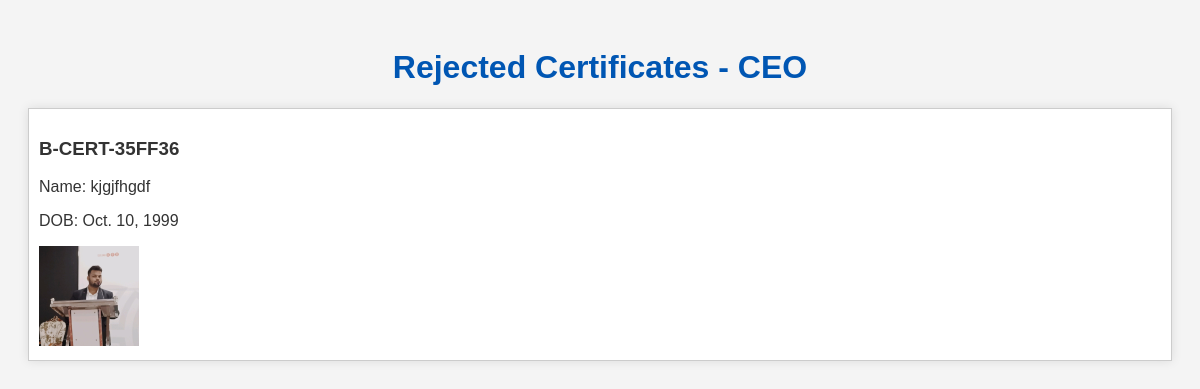
/rejected_certificates/ceo/, run on an earlier commit of the app's database.
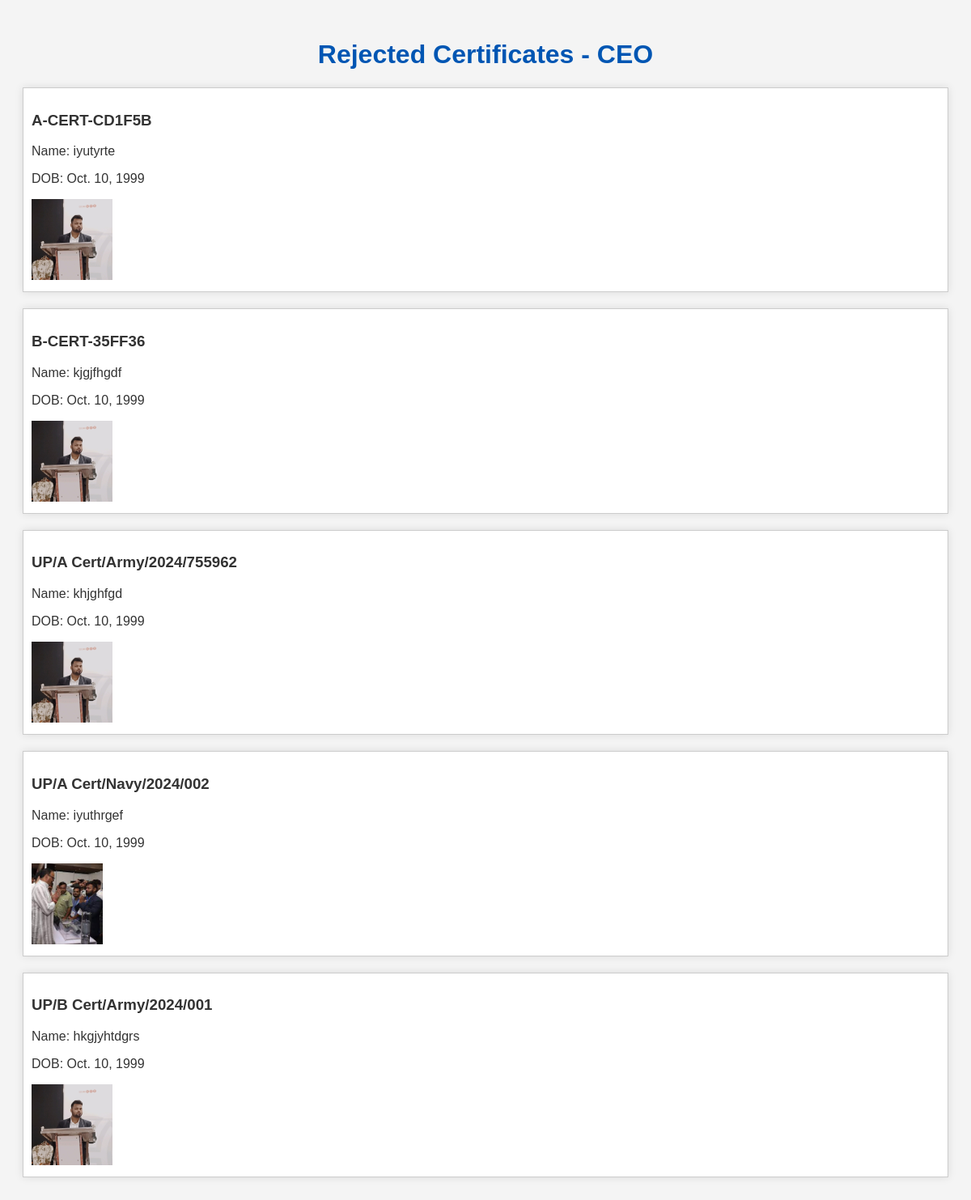
And on a later commit of the database.
### mainapp/models.py (models this page shows, shortened)
class Certificate(models.Model):
    CERTIFICATE_TYPE_CHOICES = [
        ('A_Army', 'A Army'),
        ('A_AirForce', 'A AirForce'),
        ('A_Navy', 'A Navy'),
        ('B_AirForce', 'B AirForce'),
        ('B_Army', 'B Army'),
        ('B_Navy', 'B Navy'),
        ('C_Army', 'C Army'),
    ]
    Name = models.CharField(max_length=100, null=True, blank=True)
    DOB = models.DateField(null=True, blank=True)
    Guardian = models.CharField(max_length=100, null=True, blank=True)
    CertificateType = models.CharField(max_length=20, choices=CERTIFICATE_TYPE_CHOICES, null=True, blank=True)
    CadetRank = models.CharField(max_length=20, null=True, blank=True)
    PassingYear = models.IntegerField(null=True, blank=True)
    Grade = models.CharField(max_length=10, null=True, blank=True)
    Unit = models.CharField(max_length=50, null=True, blank=True)
    Directorate = models.CharField(max_length=50, null=True, blank=True)
    Place = models.CharField(max_length=100, null=True, blank=True)
    Institute = models.CharField(max_length=100, null=True, blank=True)
    certificate_number = models.CharField(max_length=50, null=True, blank=True)
    serial_number = models.CharField(max_length=50, null=True, blank=True)
    user_image = models.ImageField(upload_to='media/', null=True, blank=True)
    qr_code = models.ImageField(upload_to='qr_codes/', blank=True)
    final_certificate = models.ImageField(upload_to='media/certificates/', null=True, blank=True)
    is_duplicate = models.BooleanField(default=False)
    reviewer_ceo = models.ForeignKey(settings.AUTH_USER_MODEL, related_name='ceo_reviews', on_delete=models.SET_NULL, null=True, blank=True)
    reviewer_register_head = models.ForeignKey(settings.AUTH_USER_MODEL, related_name='register_head_reviews', on_delete=models.SET_NULL, null=True, blank=True)
    reviewer_staff = models.ForeignKey(settings.AUTH_USER_MODEL, related_name='staff_reviews', on_delete=models.SET_NULL, null=True, blank=True)
    ceo_review_status = models.BooleanField(null=True, blank=True)
    register_head_review_status = models.BooleanField(null=True, blank=True)
    staff_review_status = models.BooleanField(null=True, blank=True)
    signature_image = models.ImageField(upload_to='signatures/', null=True, blank=True)
    is_signed = models.BooleanField(default=False)

### mainapp/views.py (the view)
# urls.py: path('rejected_certificates/ceo/', rejected_certificates_ceo, name='rejected_certificates_ceo'),
def rejected_certificates_ceo(request):
    rejected_certificates = Certificate.objects.filter(ceo_review_status=False)
    return render(request, 'rejected_certificates.html', {'certificates': rejected_certificates, 'role': 'CEO'})

### mainapp/templates/rejected_certificates.html (shortened to what this page needs)
<!DOCTYPE html>
<html lang="en">
<head>
</head>
<body>
    <h1>Rejected Certificates - {{ role }}</h1>
    <ul class="certificate-list">
        {% for certificate in certificates %}
        <li class="certificate-item">
            <h3>{{ certificate.certificate_number }}</h3>
            <p>Name: {{ certificate.Name }}</p>
            <p>DOB: {{ certificate.DOB }}</p>
            <img src="{{ certificate.user_image.url }}" alt="User Image">
        </li>
        {% empty %}
        <li>No rejected certificates found.</li>
        {% endfor %}
    </ul>
</body>
</html>

What changed in the data, as far as the page shows it:
now on this page (row edited): Certificate: certificate_number "A-CERT-CD1F5B", Name "iyutyrte", DOB "Oct. 10, 1999", user_image (picture)
now on this page (row edited): Certificate: certificate_number "UP/A Cert/Army/2024/755962", Name "khjghfgd", DOB "Oct. 10, 1999", user_image (picture)
now on this page (row edited): Certificate: certificate_number "UP/A Cert/Navy/2024/002", Name "iyuthrgef", DOB "Oct. 10, 1999", user_image (picture)
now on this page (row edited): Certificate: certificate_number "UP/B Cert/Army/2024/001", Name "hkgjyhtdgrs", DOB "Oct. 10, 1999", user_image (picture)
